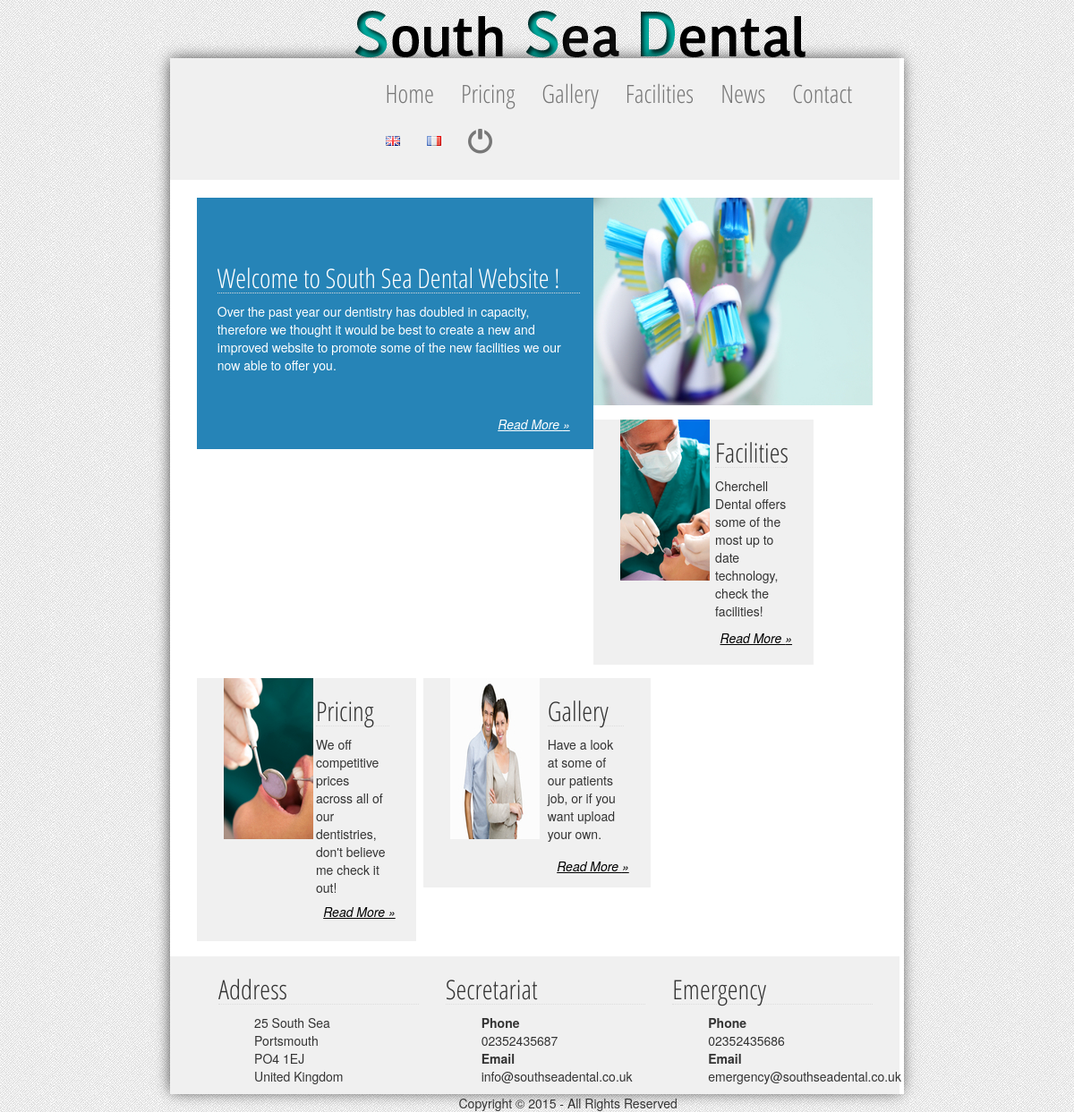
The page / on the database its author committed.
### tables this page shows
CREATE TABLE IF NOT EXISTS `tbl_information` (
  `id_info` int(11) NOT NULL,
  `info_address` varchar(100) DEFAULT NULL,
  `info_code` varchar(10) DEFAULT NULL,
  `info_city` varchar(50) DEFAULT NULL,
  `info_country` varchar(50) DEFAULT NULL,
  `info_email` varchar(50) DEFAULT NULL,
  `info_email_emergency` varchar(50) DEFAULT NULL,
  `info_phone` varchar(20) DEFAULT NULL,
  `info_phone_emergency` varchar(20) DEFAULT NULL
);

### application/controllers/Home_c.php (called while the page is built, shortened)
<?php
class Home_c extends CI_Controller {
    public function index(){
        $this->load->view('eng/v_head');
        $data['tab'] = $this->Home_m->getAllTab();
        $this->load->view('eng/v_menu',$data);
        $this->load->view('eng/v_index');
        $data['info'] = $this->Home_m->getAllInfo(1);
        $this->load->view('eng/v_foot',$data);
    }
}

### index.php (called while the page is built, shortened)
<?php
require_once BASEPATH.'core/CodeIgniter.php';

### application/models/Home_m.php (called while the page is built, shortened)
<?php if ( ! defined('BASEPATH')) exit('No direct script access allowed');
class Home_m extends CI_Model{
    function getAllInfo($idInfo){
        $sql = "SELECT * FROM tbl_information WHERE id_info=".$idInfo.";";
        $query = $this->db->query($sql);
        $data = $query->row_array();
        return $data;
    }
}

### application/views/eng/v_foot.php (the view, shortened to what this page needs)
    <div class="col-lg-12 foot">
        <div class="col-lg-4 col-xs-12">
            <h2 style="font-family: Open"><?= $this->lang->line('address');?></h2>
            <ul>
                <li><?= $info['info_address']; ?></li>
                <li><?= $info['info_city']; ?></li>
                <li><?= $info['info_code']; ?></li>
                <li><?= $info['info_country']; ?></li>
            </ul>
        </div>
        <div class="col-lg-4 col-xs-12">
            <h2 style="font-family: Open"><?= $this->lang->line('secretariat');?></h2>
            <ul>
                <li><strong><?= $this->lang->line('phone');?></strong></li>
                <li><?= $info['info_phone']; ?></li>
                <li><strong><?= $this->lang->line('email');?></strong></li>
                <li><?= $info['info_email']; ?></li>
            </ul>
        </div>
        <div class="col-lg-4 col-xs-12">
            <h2 style="font-family: Open"><?= $this->lang->line('emergency');?></h2>
            <ul>
                <li><strong><?= $this->lang->line('phone');?></strong></li>
                <li><?= $info['info_phone_emergency']; ?></li>
                <li><strong><?= $this->lang->line('email');?></strong></li>
                <li><?= $info['info_email_emergency']; ?></li>
            </ul>
        </div>
    </div>
</div>
<div class=" col-lg-5 col-md-5 col-xs-10 col-lg-offset-5 col-md-offset-5 col-xs-offset-2">Copyright &copy; 2015 - All Rights Reserved</div>
</div>
</body>
</html>

### application/views/eng/v_head.php (shortened to what this page needs)
<!doctype html>
<html lang="en">
<head>
    <link href="<?php echo base_url();?>assets/bootstrap/dist/css/bootstrap.min.css" rel="stylesheet">
    <link rel="stylesheet" href="<?php echo base_url();?>assets/css/style.css" />
</head>
<body>
<img class="logo" src="<?php echo base_url();?>assets/images/logo.png">
<div class="row">
    <div class="col-lg-8 col-md-8 col-xs-12 col-lg-offset-2 col-md-offset-2 content-page" >

### application/views/eng/v_menu.php (shortened to what this page needs)
<div class="menu">
    <nav class="navbar navbar-default">
        <div class="container-fluid">
            <div class="collapse navbar-collapse" id="bs-example-navbar-collapse-1">
                <ul class="nav navbar-nav">
                    <li><a href="<?= site_url('/Home_c/index');?>"><?= $this->lang->line('home');?></a></li>
                    <li><a href="<?= site_url('/Home_c/pricing');?>"><?= $this->lang->line('pricing');?></a></li>
                    <li><a href="<?= site_url('/Home_c/gallery');?>"><?= $this->lang->line('gallery');?></a></li>
                    <li><a href="<?= site_url('/Home_c/facilities');?>"><?= $this->lang->line('facilities');?></a></li>
                    <li><a href="<?= site_url('/Home_c/news');?>"><?= $this->lang->line('news');?></a></li>
                    <li><a href="<?= site_url('/Home_c/contact');?>"><?= $this->lang->line('contact');?></a></li>
                    <li><a href="<?= site_url('/Language_c/switchLanguage/english');?>"><img class="flag" src="<?php echo base_url();?>assets/images/england.png"></a></li>
                    <li><a href="<?= site_url('/Language_c/switchLanguage/french');?>"><img class="flag" src="<?php echo base_url();?>assets/images/france.png"></a></li>
                    <li><a href="<?= site_url('/Users_c/ConnectionViewPatient');?>"><span class="glyphicon glyphicon-off"></span></a></li>
                </ul>
            </div>
        </div>
    </nav>
</div>

### application/views/eng/v_index.php
<div class="col-lg-12 col-md-12 col-xs-12">
<br>
    <div class="col-lg-7 newsHome">
                <h2><?= $this->lang->line('title-news');?></h2>
                <p><?= $this->lang->line('news-description');?></p>
                <a class="readmoreNews" href="<?= site_url('/Home_c/news');?>"><?= $this->lang->line('read-more');?> &raquo;</a>
    </div>
    <div class="col-lg-5 imgTooth">
        <img id="toothbrushes" src="<?php echo base_url();?>assets/images/toothbrushes.jpg">
    </div>
    <div class="col-lg-4 col-md-4 col-xs-12 news1">
        <div class="col-sm-4">
            <img src="<?php echo base_url();?>assets/images/facilitiesimages.jpg" alt="" />
        </div>
        <div class="col-sm-8" style="padding-left: 3.5em;">
            <h2><?= $this->lang->line('facilities');?></h2>
            <p><?= $this->lang->line('facilities-description');?></p>
            <a href="<?= site_url('/Home_c/facilities');?>" class="readmore"><?= $this->lang->line('read-more');?> &raquo;</a>
            <br><br>
        </div>
    </div>
    <div class="col-lg-4 col-md-4 col-xs-12 news2">
         <div class="col-sm-4">
             <img src="<?php echo base_url();?>assets/images/pricingimage.jpg" alt="" />
        </div>
        <div class="col-sm-8" style="padding-left: 3.3em;">
            <h2><?= $this->lang->line('pricing');?></h2>
            <p><?= $this->lang->line('pricing-description');?></p>
            <a href="<?= site_url('/Home_c/pricing');?>" class="readmore"><?= $this->lang->line('read-more');?> &raquo;</a>
            <br><br>
        </div>
    </div>
    <div class="col-lg-4 col-md-4 col-xs-12 news3">
        <div class="col-sm-4">
            <img src="<?php echo base_url();?>assets/images/couple_smiling.jpg" alt="" />
        </div>
        <div class="col-sm-8" style="padding-left: 3.5em;">
            <h2><?= $this->lang->line('gallery');?></h2>
            <p><?= $this->lang->line('gallery-description');?></p>
            <a href="<?= site_url('/Home_c/gallery');?>" class="readmore"><?= $this->lang->line('read-more');?> &raquo;</a>
            <br><br>
        </div>
    </div>
</div>

### assets/css/style.css (style rules this page uses)
body { background: #ffffff; background-image: url(../images/bg.png); background-repeat: repeat; background-attachment: fixed; font-family: "Helvetica Neue","Helvetica",Helvetica,Arial,sans-serif; }
nav.navbar-default { font-size: 2em; border: none; font-family: Open; background-color: rgb(240,240,240); padding: 0.5em 0em 0.5em 7em; margin: 0 0 0 -0.554em; width: 103.2%; border-radius: 0px; }
div.content-page { background: white; -webkit-box-shadow: -1px -1px 16px -2px rgba(0,0,0,0.75); -moz-box-shadow: -1px -1px 16px -2px rgba(0,0,0,0.75); box-shadow: -1px -1px 16px -2px rgba(0,0,0,0.75); }
img.logo { margin: 1% 0 0.1% 33%; }
div.newsHome h2 { color: #ffffff; font-family: Open; }
div.newsHome { background: #2684b7; color: #ffffff; height: 28.1rem; padding-top: 7%; padding-left: 3%; }
a.readmoreNews { position: absolute; top: 85%; right: 5%; color: #ffffff; padding: 1%; font-style: italic; text-decoration: underline; }
a.readmore { position: absolute; top: 85%; color: #000000; right: 5%; padding: 1%; font-style: italic; text-decoration: underline; }
div.news1, div.news2, div.news3 { margin-top: 2%; background: rgb(240,240,240); }
div.news1,div.news2 { border-right: 8px solid white; }
div.imgTooth { padding-left: 0px; padding-right: 0px; }
img#toothbrushes { width: 98.5%; }
h2 { font-family: Open; border-bottom:1px dotted #DDDDDD; }
div.foot { width: 103.2%; margin:1.2em -2em 0 -1.1em ; background: rgb(240, 240, 240); padding-left: 5%; }
li { list-style-type: none; }

### rows shown on the page
tbl_information: info_address "25 South Sea", info_city "Portsmouth", info_code "PO4 1EJ", info_country "United Kingdom", info_phone "02352435687", info_email "info@southseadental.co.uk", info_phone_emergency "02352435686", info_email_emergency "emergency@southseadental.co.uk"

### other values the page prints
$this->lang->line('home') "Home"
$this->lang->line('pricing') "Pricing"
$this->lang->line('gallery') "Gallery"
$this->lang->line('facilities') "Facilities"
$this->lang->line('news') "News"
$this->lang->line('contact') "Contact"
$this->lang->line('title-news') "Welcome to South Sea Dental Website !"
$this->lang->line('news-description') "Over the past year our dentistry has doubled in capacity, therefore we thought it would be best to create a new and improved website to promote some of the new facilities we our now able to offer you."
$this->lang->line('read-more') "Read More"
$this->lang->line('facilities-description') "Cherchell Dental offers some of the most up to date technology, check the facilities!"
$this->lang->line('pricing-description') "We off competitive prices across all of our dentistries, don't believe me check it out!"
$this->lang->line('gallery-description') "Have a look at some of our patients job, or if you want upload your own."
$this->lang->line('address') "Address"
$this->lang->line('secretariat') "Secretariat"
$this->lang->line('phone') "Phone"
